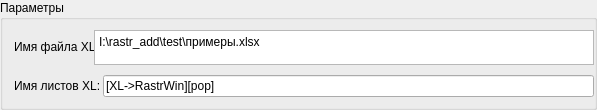
         <widget class="QGroupBox" name="GB_import_val_XL">
          <property name="minimumSize">
           <size>
            <width>0</width>
            <height>110</height>
           </size>
          </property>
          <property name="title">
           <string>Параметры</string>
          </property>
          <property name="checkable">
           <bool>false</bool>
          </property>
          <layout class="QVBoxLayout" name="verticalLayout_7">
           <property name="spacing">
            <number>0</number>
           </property>
           <property name="topMargin">
            <number>0</number>
           </property>
           <property name="rightMargin">
            <number>0</number>
           </property>
           <property name="bottomMargin">
            <number>0</number>
           </property>
           <item>
            <layout class="QHBoxLayout" name="horizontalLayout_8">
             <property name="sizeConstraint">
              <enum>QLayout::SetMaximumSize</enum>
             </property>
             <item>
              <widget class="QLabel" name="label_7">
               <property name="minimumSize">
                <size>
                 <width>80</width>
                 <height>22</height>
                </size>
               </property>
               <property name="maximumSize">
                <size>
                 <width>80</width>
                 <height>22</height>
                </size>
               </property>
               <property name="text">
                <string>Имя файла XL:</string>
               </property>
              </widget>
             </item>
             <item>
              <widget class="QPlainTextEdit" name="T_PQN_XL_File">
               <property name="enabled">
                <bool>true</bool>
               </property>
               <property name="sizePolicy">
                <sizepolicy hsizetype="Expanding" vsizetype="Expanding">
                 <horstretch>0</horstretch>
                 <verstretch>0</verstretch>
                </sizepolicy>
               </property>
               <property name="minimumSize">
                <size>
                 <width>500</width>
                 <height>20</height>
                </size>
               </property>
               <property name="maximumSize">
                <size>
                 <width>500000</width>
                 <height>35</height>
                </size>
               </property>
               <property name="baseSize">
                <size>
                 <width>0</width>
                 <height>35</height>
                </size>
               </property>
               <property name="plainText">
                <string>I:\rastr_add\test\примеры.xlsx</string>
               </property>
              </widget>
             </item>
            </layout>
           </item>
           <item>
            <layout class="QHBoxLayout" name="horizontalLayout_9">
             <property name="spacing">
              <number>2</number>
             </property>
             <item>
              <widget class="QLabel" name="label_8">
               <property name="minimumSize">
                <size>
                 <width>0</width>
                 <height>22</height>
                </size>
               </property>
               <property name="text">
                <string>Имя листов XL:</string>
               </property>
              </widget>
             </item>
             <item>
              <widget class="QLineEdit" name="T_PQN_Sheets">
               <property name="minimumSize">
                <size>
                 <width>400</width>
                 <height>22</height>
                </size>
               </property>
               <property name="text">
                <string>[XL-&gt;RastrWin][pop]</string>
               </property>
              </widget>
             </item>
            </layout>
           </item>
          </layout>
         </widget>
